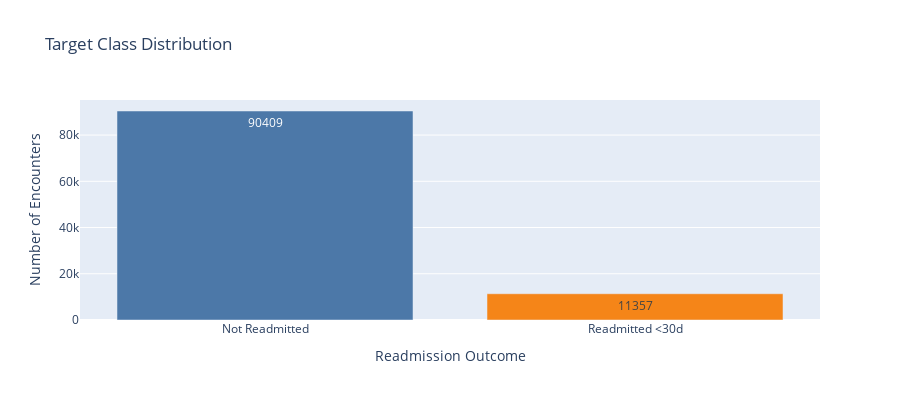

Notebook cell for this chart:
### Code cell
# Interactive target distribution chart
counts = df['readmitted_within_30'].value_counts().sort_index()
fig = go.Figure(go.Bar(
    x=['Not Readmitted', 'Readmitted <30d'], 
    y=counts.values,
    marker_color=['#4C78A8', '#F58518'], 
    text=counts.values, 
    textposition='auto'
))
fig.update_layout(
    title='Target Class Distribution',
    xaxis_title='Readmission Outcome',
    yaxis_title='Number of Encounters',
    height=400
)
fig.show()

### Figure 1 — Plotly figure (JSON) as saved in the notebook; plotly's stock layout.template omitted (floating-point values rounded to 4 significant figures)
{"data": [{"marker": {"color": ["#4C78A8", "#F58518"]}, "text": [90410.0, 11360.0], "textposition": "auto", "type": "bar", "x": ["Not Readmitted", "Readmitted <30d"], "y": [90409, 11357]}], "layout": {"height": 400, "title": {"text": "Target Class Distribution"}, "xaxis": {"title": {"text": "Readmission Outcome"}}, "yaxis": {"title": {"text": "Number of Encounters"}}}}
